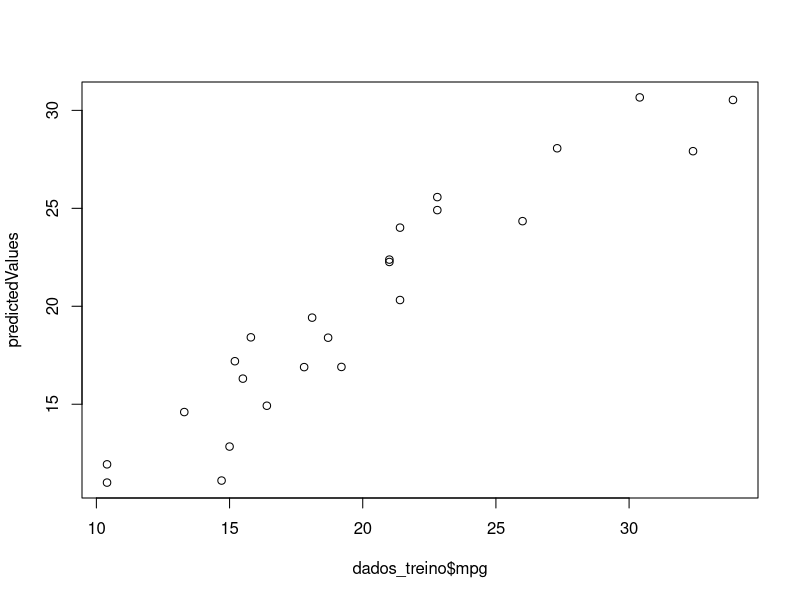
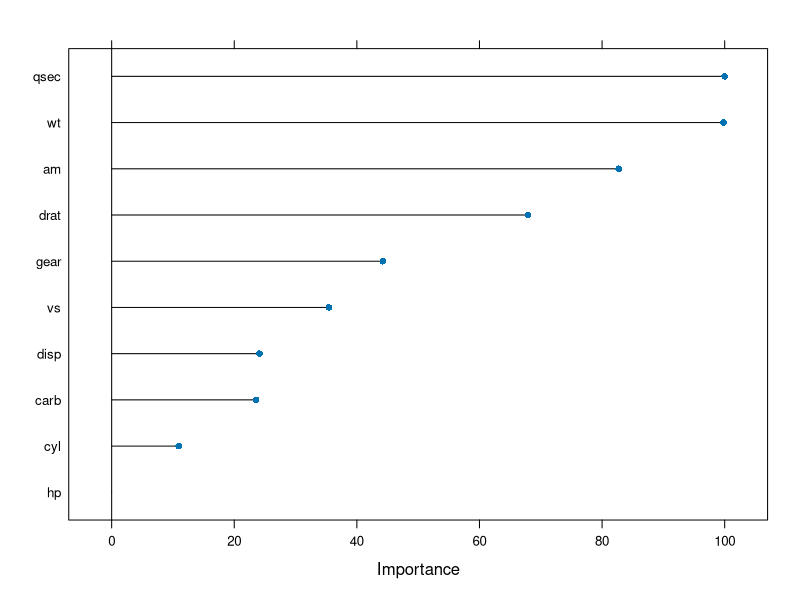

The R script that drew these images, in order:
# Caret

# Instalando os pacotes
install.packages('caret')
install.packages('randomForest')

# Carregando os pacotes
library(caret)
library(datasets)

# Usando o dataset mtcars
data(mtcars)

# Função do Caret para divisão dos dados
?createDataPartition
split <- createDataPartition(y=mtcars$mpg, p=0.7, list=F)

# Criando dados de treino e de teste
dados_treino <- mtcars[split,]
dados_teste <- mtcars[-split,]

# Treinando o modelo
?train
names(getModelInfo())

# Regressão linear
modelo <- train(mpg~., data=dados_treino, method='lm')

# Regressão logística
modelo2 <- train(mpg~., data=dados_treino, method='glm')

# Random forest
modelo3 <- train(mpg~., data=dados_treino, method='rf')

# Resumo do modelo
summary(modelo)
summary(modelo2)
summary(modelo3)

# Ajustando o modelo
?expand.grid
?trainControl
controle1 <- trainControl(method='cv', number=10)

modelo_v2 <- train(mpg ~., data=mtcars, method='lm',
                   trControl=controle1,
                   metric='Rsquared')

# Resumo do modelo
summary(modelo_v2)

# Coletando os resíduos
residuals <- resid(modelo)

# Previsões
?predict
predictedValues <- predict(modelo)
plot(dados_treino$mpg, predictedValues)

# Mostrando a importância das variáveis
?varImp
varImp(modelo)

# Plot
plot(varImp(modelo))
